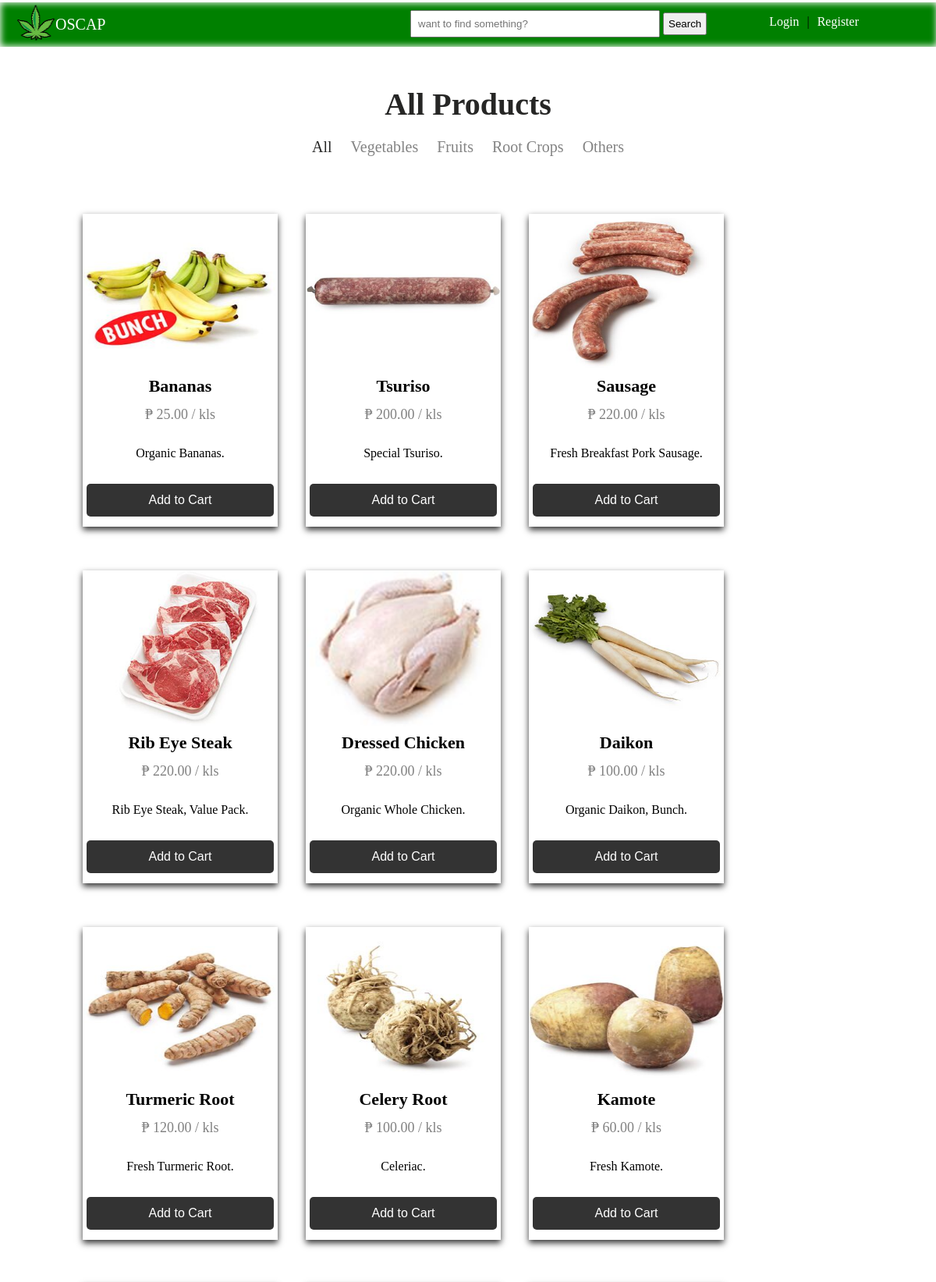
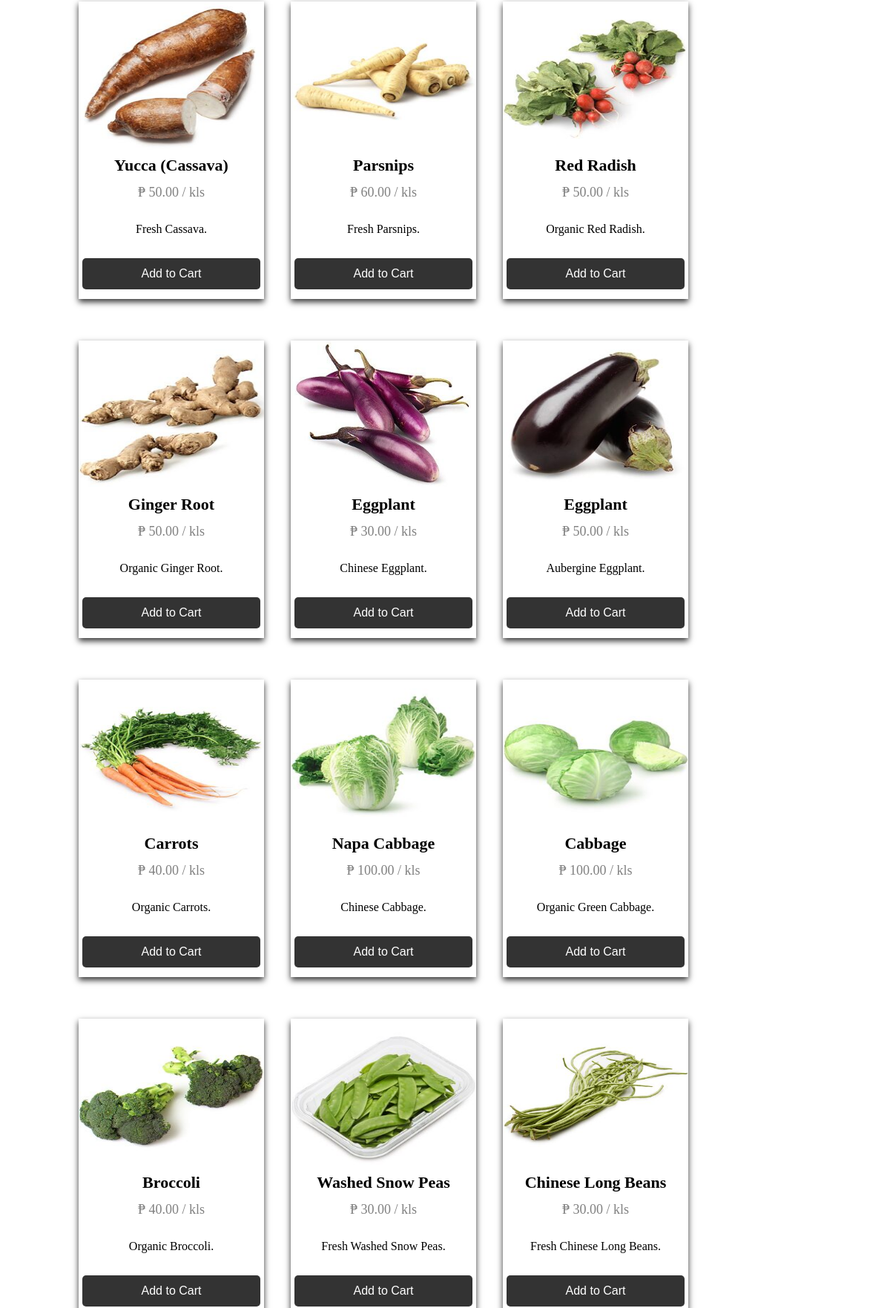
Screenshot of /all.php (upper part) with the database file from the repository (2 pictures, top to bottom).
### tables this page shows
CREATE TABLE IF NOT EXISTS `tbl_products` (
  `id` int(11) NOT NULL AUTO_INCREMENT,
  `name` varchar(50) NOT NULL,
  `short_description` varchar(50) NOT NULL,
  `description` longtext NOT NULL,
  `price` float NOT NULL,
  `category` varchar(50) NOT NULL,
  `status` varchar(2) NOT NULL,
  `image` varchar(50) NOT NULL,
  PRIMARY KEY (`id`)
);

### all.php (the view, shortened to what this page needs)
<?php require '~connection.php';
	$searchme = "false";
	$findme = "";
?>
<!DOCTYPE html>
<html>
<head>
	<link rel="stylesheet" type="text/css" href="~tomastyle.css">
</head>
<body>
			<div class = "homenav">
				<a href="index.php"><img class = "logoIMG" src="webimages/logo.png"></a><div class = "logoLABEL">OSCAP</div>
<form method="post" action="search.php" autocomplete="off">
				<div class = "leftsideNav">
					<div class = "searching">
					<input class = "inpsearch" type="text" name="text_search" placeholder="want to find something?" value = "<?php echo $findme; ?>">
					<input class = "btnsearch" type="submit" name="btn_search" value = "Search">
					</div>
</form>
					<?php if(isset($_SESSION["loggedin"])=="0"){ ?>
						<div class = "loginLOGO" ><a href="login.php">Login</a></div> <div class = "breaker"> | </div>
						<div class = "registerLOGO"> <a href="register.php">Register</a></div>
					<?php } ?>
				</div>
	<div class = "contentLabel">
		<h1>All Products</h1>
		<div class = "insideContentLabel">
			<a href="all.php" class = "selected">All</a>
			<a href="Vegetables.php" class = "notselected">Vegetables</a>
			<a href="fruits.php" class = "notselected">Fruits</a>
			<a href="root_crops.php" class = "notselected">Root Crops</a>
			<a href="others.php" class = "notselected">Others</a>
		</div>
	</div>
 <div class = "content">
		<?php
			global $conn;
			if($searchme == "false"){
			$sql_query = "select * from tbl_products where status = 1 order by id desc";
			}else{
				$sql_query = "select * from tbl_products where status = 1 and name like '%".$findme."%'";
			}
			$result = mysqli_query($conn, $sql_query);
			while($row = mysqli_fetch_array($result)){
		 ?>
			<div class = "card">
				<a href = "viewProduct.php?viewProduct=<?php echo $row['id']; ?>"><img class = "myimg" src="<?php	echo 'images/'. $row['image'] . ' '; ?>" /></a>
	  				<h1><?php echo $row['name']; ?></h1>
	 				<p class="price"> <?php echo "₱ ". $row['price'] . ".00 / kls"; ?></p>
	  				<p> <?php echo $row['short_description'] ?>.</p>
	  				<a href = "index.php?addtocart=<?php echo $row['id']; ?>"><p><button>Add to Cart</button></p></a>
			</div>
		<?php } ?>
</div>
</body>
</html>

### ~tomastyle.css (style rules this page uses)
* { margin: 0px; padding: 0px; }
body { width: 100%; overflow-x: hidden; }
.homenav { margin-top: 3px; width: 100%; background-color: green; padding: 1px; box-shadow: 0 0 8px 1px white inset; position: sticky; top: 0; }
.homenav a { color: white; text-decoration: none; }
.logoIMG { width: 50px; height: 50px; margin-left: 20px; float: left; }
.leftsideNav { float: right; margin-top: -40px; margin-right: 100px; }
.searching { float: left; margin-right: 80px; margin-top: -6px; }
.inpsearch { width: 300px; padding: 8px; }
.btnsearch { padding: 5px; }
.loginLOGO { float: left; margin-right: 10px; }
.registerLOGO { float: left; }
.breaker { float: left; margin-right: 10px; }
.logoLABEL { padding: 16px; font-size: 20px; color: white; }
.contentLabel { text-align: center; padding: 30px; }
.contentLabel h1 { color: #262625; font-size: 40px; padding-top: 20px; }
.contentLabel a { text-decoration: none; }
.notselected { color: #838383; font-size: 20px; padding: 10px; }
.selected { color: #262625; font-size: 20px; padding: 10px; }
.insideContentLabel { margin-top: 20px; margin-bottom: 20px; }
.content { width: 85%; padding: 8px; margin: auto; }
.card { box-shadow: 0 4px 8px 0 rgba(0, 0, 0, 0.8); width: 250px; margin: auto; text-align: center; display: inline-block; margin: 16px 16px 40px 16px; }
.card button { border: none; outline: 0; padding: 12px; color: white; background-color: #333; text-align: center; cursor: pointer; width: 100%; font-size: 16px; border-radius: 5px; margin-bottom: -20px; }
.price { color: grey; font-size: 18px; padding: 5px; }
.card p { padding: 5px; }
.card h1 { padding: 4px 0px 8px 0px; font-size: 22px; }
.myimg { width: 100%; height: 200px; }
.descriProduct h1, h2, h3, p { margin-bottom: 20px; }

### rows the page displays
tbl_products: image (picture), name "Bananas", price "25", short_description "Organic Bananas"
tbl_products: image (picture), name "Tsuriso", price "200", short_description "Special Tsuriso"
tbl_products: image (picture), name "Sausage", price "220", short_description "Fresh Breakfast Pork Sausage"
tbl_products: image (picture), name "Rib Eye Steak", price "220", short_description "Rib Eye Steak, Value Pack"
tbl_products: image (picture), name "Dressed Chicken", price "220", short_description "Organic Whole Chicken"
tbl_products: image (picture), name "Daikon", price "100", short_description "Organic Daikon, Bunch"
tbl_products: image (picture), name "Turmeric Root", price "120", short_description "Fresh Turmeric Root"
tbl_products: image (picture), name "Celery Root", price "100", short_description "Celeriac"
tbl_products: image (picture), name "Kamote", price "60", short_description "Fresh Kamote"
tbl_products: image (picture), name "Yucca (Cassava)", price "50", short_description "Fresh Cassava"
tbl_products: image (picture), name "Parsnips", price "60", short_description "Fresh Parsnips"
tbl_products: image (picture), name "Red Radish", price "50", short_description "Organic Red Radish"
tbl_products: image (picture), name "Ginger Root", price "50", short_description "Organic Ginger Root"
tbl_products: image (picture), name "Eggplant", price "30", short_description "Chinese Eggplant"
tbl_products: image (picture), name "Eggplant", price "50", short_description "Aubergine Eggplant"
tbl_products: image (picture), name "Carrots", price "40", short_description "Organic Carrots"
tbl_products: image (picture), name "Napa Cabbage", price "100", short_description "Chinese Cabbage"
tbl_products: image (picture), name "Cabbage", price "100", short_description "Organic Green Cabbage"
tbl_products: image (picture), name "Broccoli", price "40", short_description "Organic Broccoli"
tbl_products: image (picture), name "Washed Snow Peas", price "30", short_description "Fresh Washed Snow Peas"
tbl_products: image (picture), name "Chinese Long Beans", price "30", short_description "Fresh Chinese Long Beans"
